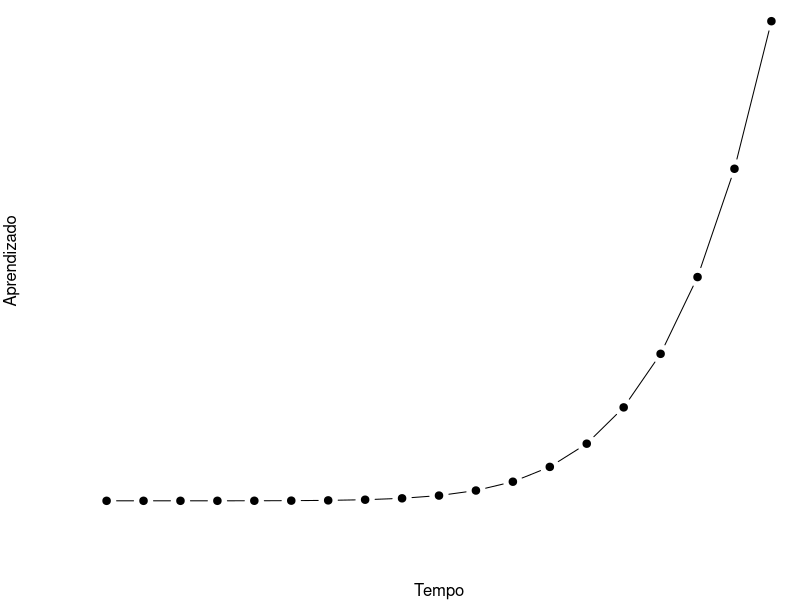

Write R code to recreate this figure.
## ---- chunk 1
library(tidyverse)
## ---- chunk 2
par(mar = c(4, 4, .1, .1))
plot(pressure, type = 'b', pch = 19, xlab = "Tempo", ylab = "Aprendizado", axes = FALSE)
